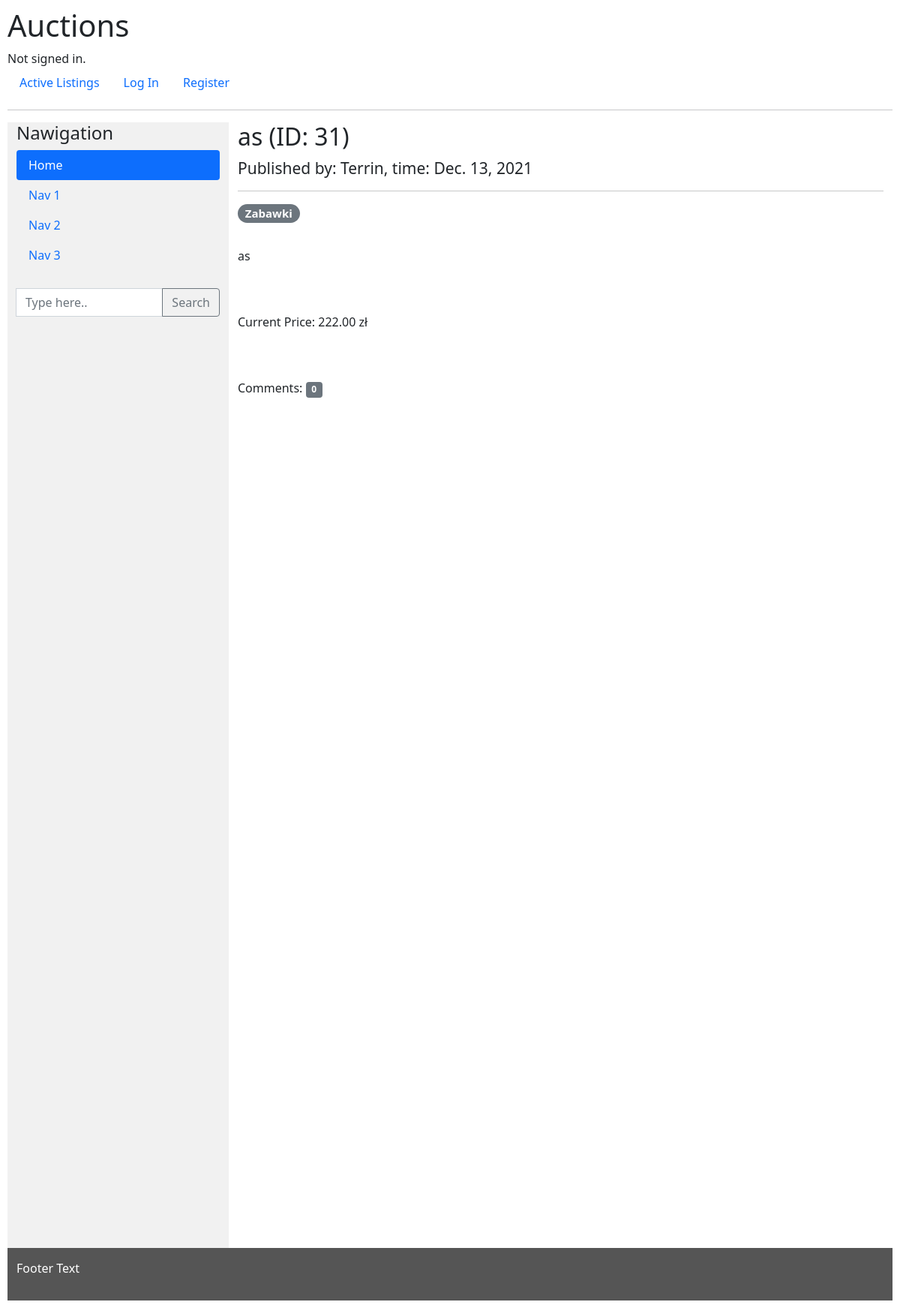
The app's page /auction/31, older data.
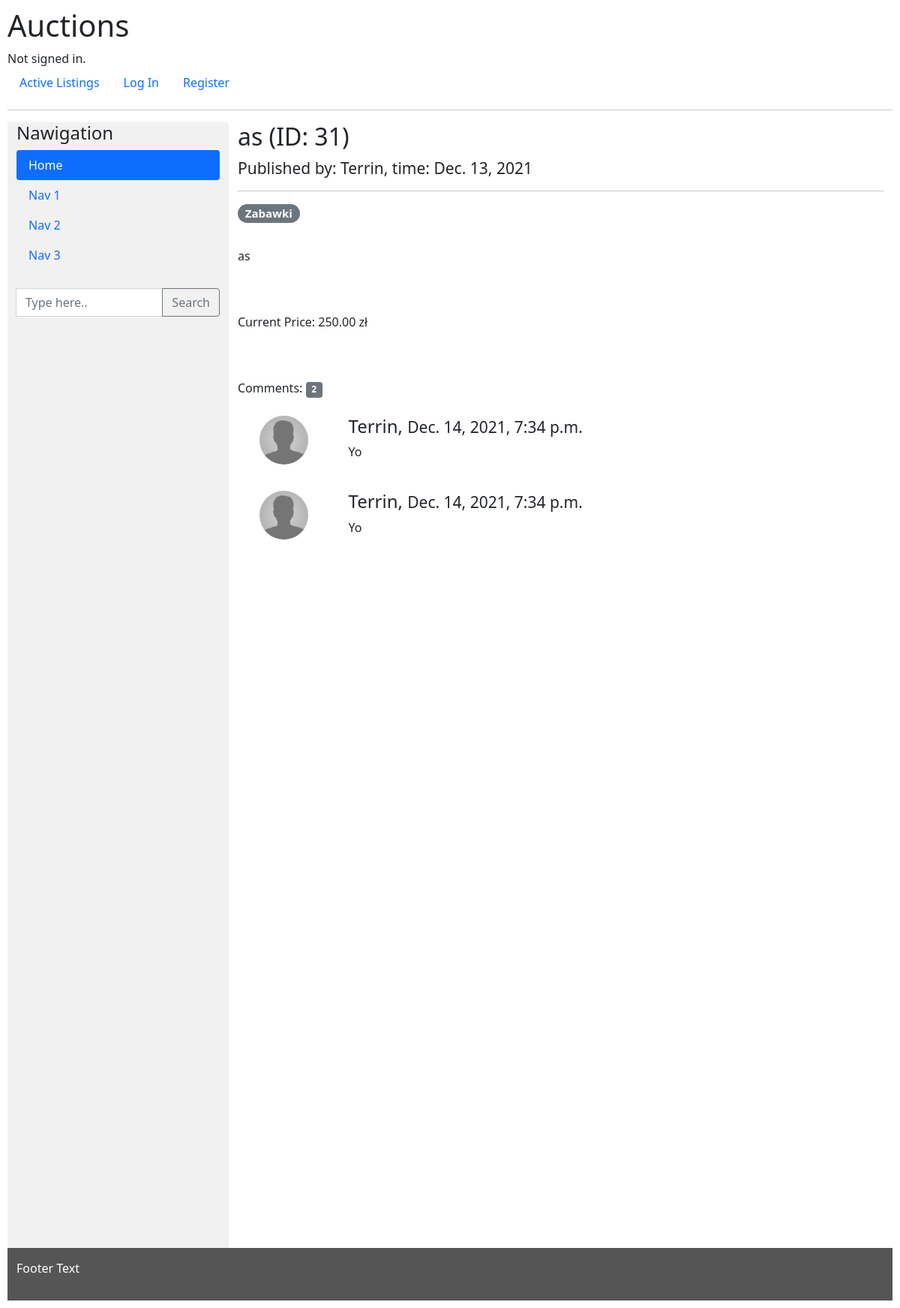
The same page, newer data.
### auctions/models.py (models this page shows, shortened)
class Category(models.Model):
    category = models.CharField(max_length = 64)
    auctions = models.ManyToManyField(Listing, blank=True, related_name="categories")

class Listing(models.Model):
    title = models.CharField(max_length=128)
    starting_price = models.FloatField()
    actual_price = models.FloatField(default=-1)
    description = models.CharField(max_length=1024)
    picture_url = models.URLField(null=True)
    pub_date = models.DateField()
    user = models.ForeignKey(User, on_delete=models.CASCADE, related_name="user_auctions")
    ended = models.BooleanField(default=False)
    winner = models.ForeignKey(User, on_delete=DO_NOTHING, null=True, default=None, related_name="user_wins")

class User(AbstractUser):
    watching = ManyToManyField('Listing', blank=True, related_name="users")
    pass

class Bid(models.Model):
    auction = models.ForeignKey(Listing, on_delete=models.CASCADE, related_name="bids")
    bid_date = models.DateTimeField()
    bid_value = models.FloatField()
    user = models.ForeignKey(User, on_delete=models.CASCADE)

class Comment(models.Model):
    user = models.ForeignKey(User, on_delete=models.CASCADE, related_name="comments")
    auction = models.ForeignKey(Listing, on_delete=models.CASCADE, related_name="comments")
    com_date = models.DateTimeField()
    text = models.CharField(max_length=128)

### auctions/views.py (the view, shortened to what this page needs)
# urls.py: path("auction/<int:nr>", views.auction, name="auction")
def auction(request, nr):
    auc = Listing.objects.get(pk=nr)
    act_max_bid = get_auction_max_price(auc)
    max_bid = Bid.objects.filter(auction = auc).order_by('-bid_value').first()
    if max_bid == None:
        act_max_bid = auc.starting_price
    else:
        act_max_bid = max_bid.bid_value
    a = Listing.objects.get(pk=nr)
    return render(request, "auctions/auction.html", {
        "auc": Listing.objects.get(pk=nr),
        "comments": Comment.objects.filter(auction = auc),
        "price": act_max_bid,
        "max_bid": max_bid,
    })

### auctions/views.py (called while the page is built)
def get_auction_max_price(auc):
    act_max_bid = Bid.objects.filter(auction = auc).order_by('-bid_value').first()
    if act_max_bid == None:
        act_max_bid = auc.starting_price
    else:
        act_max_bid = act_max_bid.bid_value
    return act_max_bid

### auctions/templates/auctions/auction.html (shortened to what this page needs)
{% extends "auctions/layout.html" %}
{% load static %}
{% block body %}
  <h2>{{ auc.title }} (ID: {{auc.pk}})</h2>
<h4><small>Published by: {{ auc.user }}, time: {{ auc.pub_date|date }}</small></h4>
<hr>
<h5>
  {% for c in auc.categories.all %}
  <span class="badge badge rounded-pill bg-secondary">{{ c.category }}</span>
  {% endfor %}
</h5><br>
<p> {{ auc.description }}</p>
<br><br>
<div class="row">
  <div class="col-sm-9">
    <p>Current Price: {{ price|floatformat:2  }} zł</p>
  </div>
  <div class="col-sm-3">
  </div>
</div>
<br><br>
Comments: <span class="badge bg-secondary">{{ auc.comments.count }}</span>
<br><br>
<div class="row">
{% for com in comments %}
  <div class="col-sm-2 text-center">
    <img src="{% static 'auctions/no-avatar.png' %}" class="rounded-circle" height="65" width="65" alt="Avatar">
  </div>
  <div class="col-sm-10">
    <h4>{{ com.user }}, <small>{{ com.com_date }}</small></h4>
    <p>{{ com.text }}</p>
    <br>
  </div>
  <br>
{% endfor %}
</div>
{% endblock %}

Row changes from the older to the newer data that the page shows:
changed Listing "as": comments.count "0" → "2"
added Bid: bid_value "250.00"
added Comment: user "Terrin", com_date "Dec. 14, 2021, 7:34 p.m.", text "Yo"
added Comment: user "Terrin", com_date "Dec. 14, 2021, 7:34 p.m.", text "Yo"
Text that changed along with them:
{{ price|floatformat:2 }}: "222.00" → "250.00"
